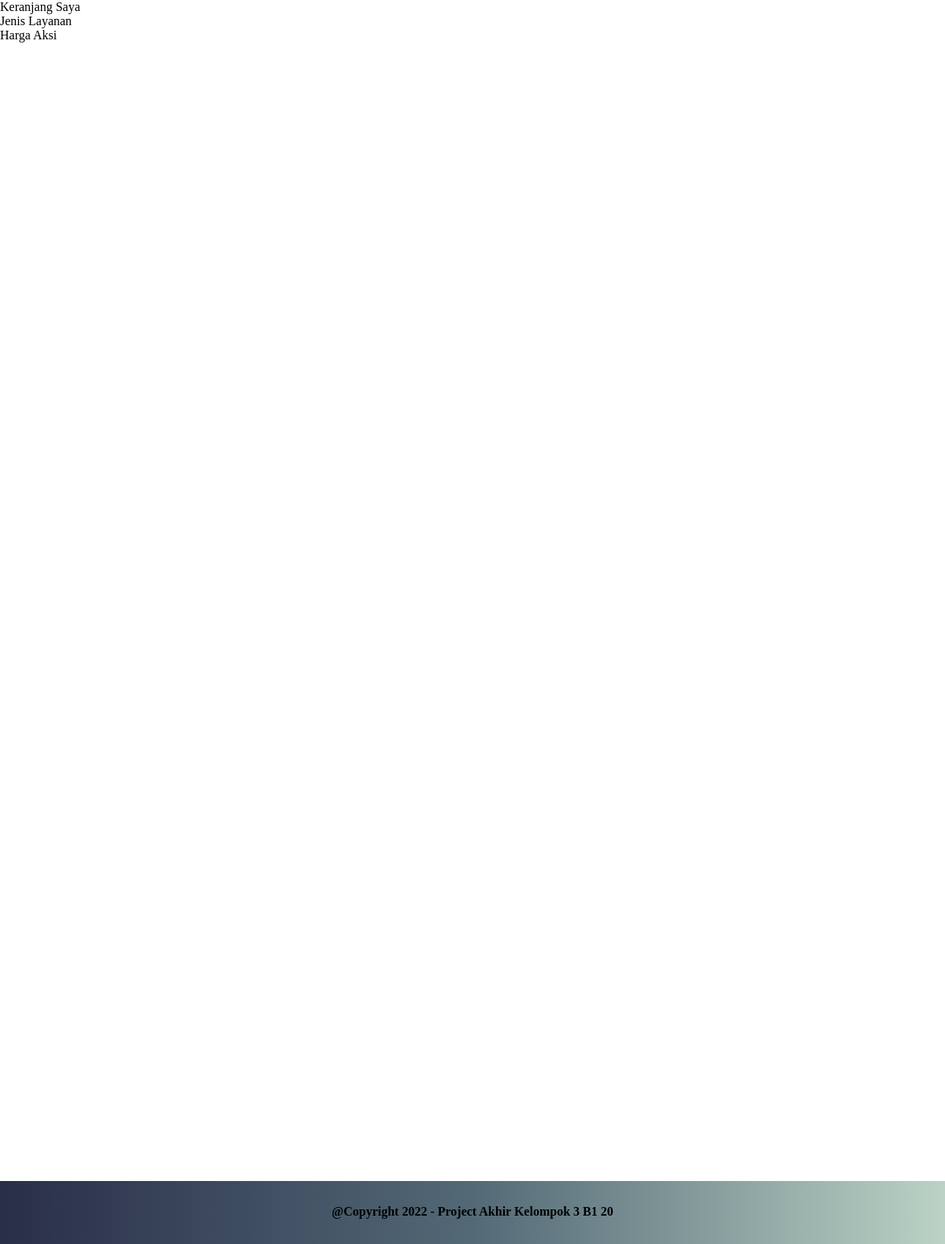
/users/keranjang.php (signed in), run on an earlier commit of the app's database.
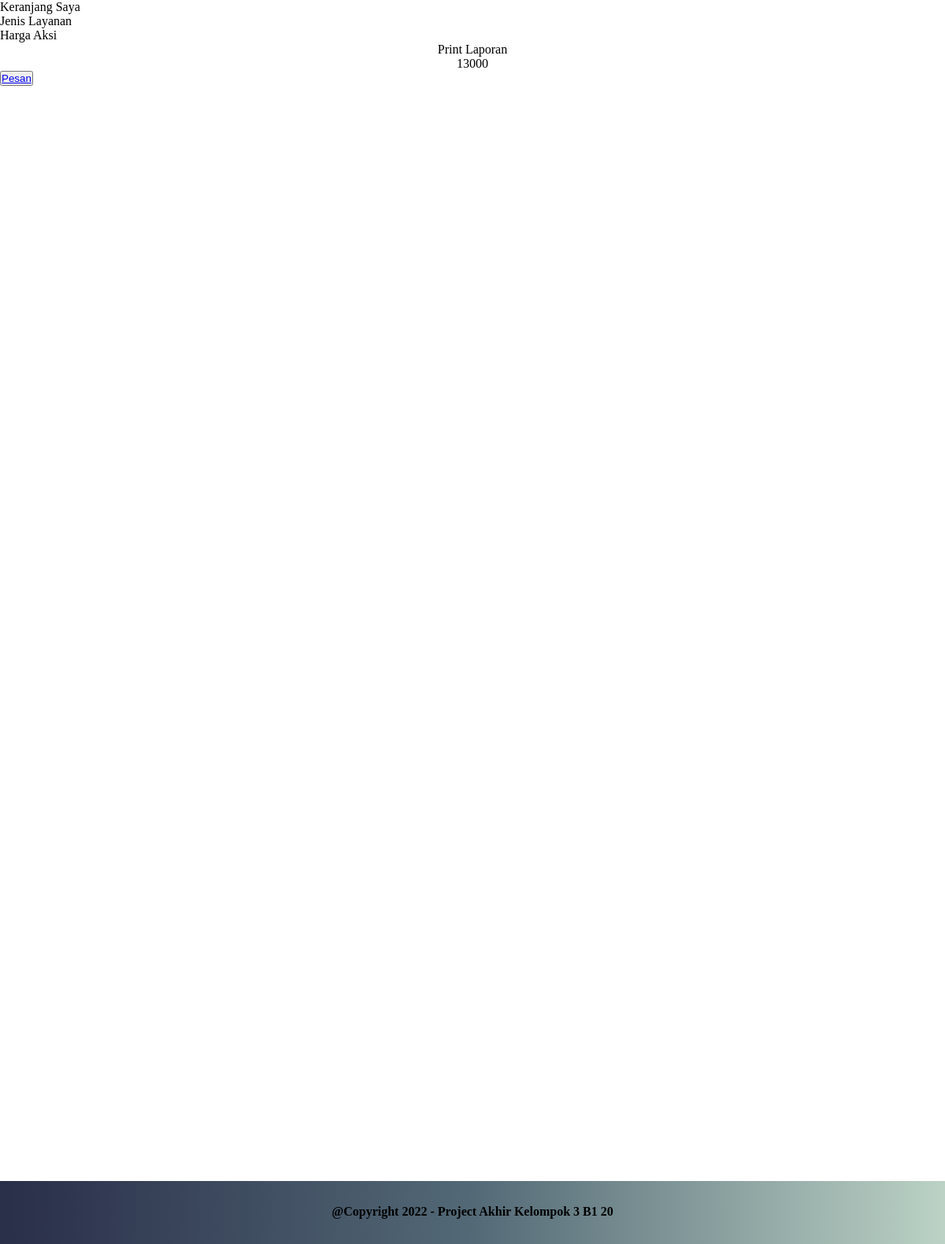
And on a later commit of the database.
### tables this page shows
CREATE TABLE `keranjang` (
  `id_cart` int(255) NOT NULL,
  `id_user` int(255) NOT NULL,
  `id_layanan` int(255) NOT NULL,
  `nama_layanan` varchar(255) NOT NULL,
  `harga` int(255) NOT NULL
);

### users/keranjang.php (the view, shortened to what this page needs)
<?php
    require '../config.php';
    $user = $_SESSION['log_us'];
?>
<!DOCTYPE html>
<html lang="en">
<head>
    <link rel="stylesheet" href="../style/style.css">
    <link rel="stylesheet" href="../style/dark-mode.css">
    <link rel="stylesheet" href="../style/home-user.css">
</head>
<body>
    <div class="main">
        <div class="tabel-keranjang">
            <thead>
                <tr>
                    <th colspan = "4">Keranjang Saya</th> <br>
                </tr>
                <tr>
                    <th>Jenis Layanan</th> <br>
                    <th>Harga</th>
                    <th colspan = "2">Aksi</th>
                </tr>
            </thead>
            <tbody>
                <?php
                    $query0 = mysqli_query($db, "SELECT * FROM keranjang WHERE id_user = '$user[id]'");
                    while ($result = mysqli_fetch_assoc($query0)) {
                ?>
                    <tr>
                        <td nowrap><center><?=$result['nama_layanan']?></center></td>
                        <td><center><?=$result['harga']?></center></td>
                        <td class = "next-chat">
                            <button><a href="https://api.whatsapp.com/send?phone=6283190933390&text= Halo, Saya Ingin Memesan Layanan Anda &#128075 <?php echo "%0a" ?> Pesanan: <?=$result['nama_layanan']?> <?php echo "%0a" ?> Harga: <?=$result['harga']?> <?php echo "%0a" ?> Jumlah: <?php echo "%0a" ?> Request: ">Pesan</button></a>
                        </td>
                    </tr>
                <?php
                    }
                ?>
            </tbody>
        </div>
    </div>
    <footer>
        <div class="copyright">
            <p><center>@Copyright 2022 - Project Akhir Kelompok 3 B1 20</center></p>
        </div>
    </footer>
</body>
</html>

### style/style.css (style rules this page uses)
* { margin: 0; padding: 0; }
.main { height: 1500px; position: static; }
footer { background-image: linear-gradient(to left, rgb(187, 210, 197), rgb(83, 105, 118), rgb(41, 46, 73)); }
.copyright { height: 50px; padding-top: 30px; font-size: 16px; font-weight: bold; width: 100%; }

What changed in the data, as far as the page shows it:
added keranjang: nama_layanan "Print Laporan", harga "13000"
